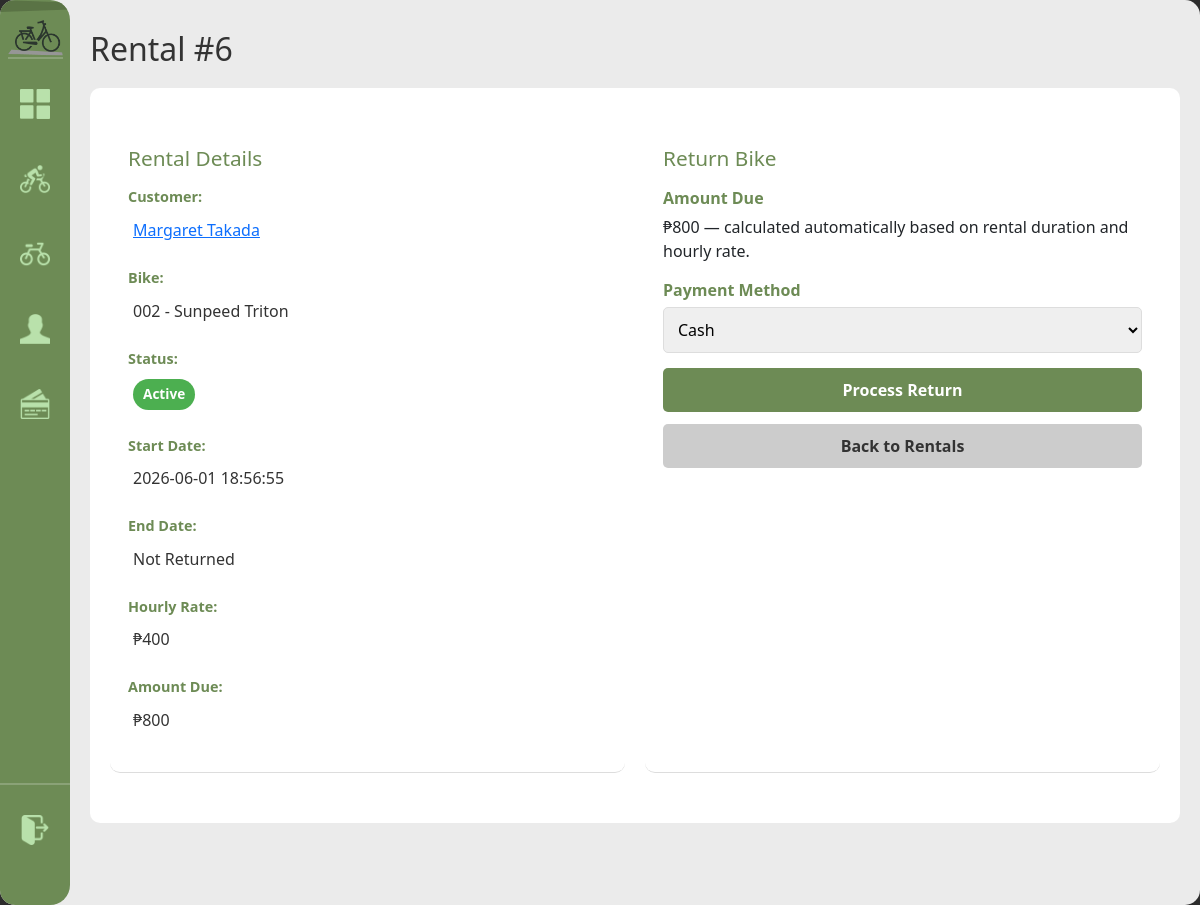
Page /rental/6 (signed in) on the earlier database version.
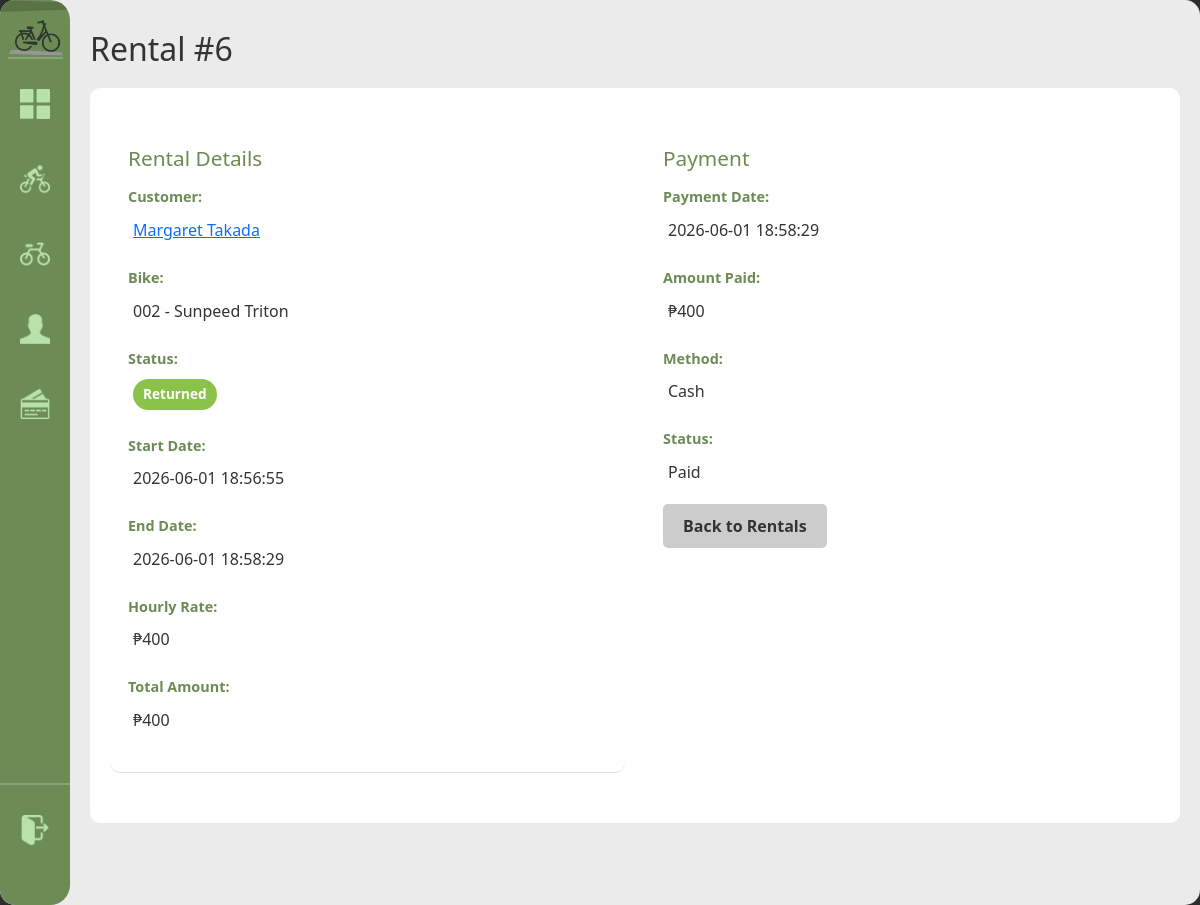
Same page on the later database version.
### tables this page shows
CREATE TABLE payment (
            payment_id INTEGER PRIMARY KEY AUTOINCREMENT,
            customer_id INTEGER NOT NULL,
            bike_id INTEGER NOT NULL,
            rental_id INTEGER,
            payment_date DATETIME NOT NULL DEFAULT(datetime('now','localtime')),
            amount_paid DECIMAL(10,2) NOT NULL,
            payment_method TEXT,
            payment_status TEXT DEFAULT 'paid',
            FOREIGN KEY(customer_id) REFERENCES customer(customer_id) ON DELETE CASCADE,
            FOREIGN KEY(bike_id) REFERENCES bike(bike_id) ON DELETE CASCADE
        );

### handlers/rentals_routes.py (the view, shortened to what this page needs)
@rentals_bp.route('/rental/<int:rid>', methods=['GET', 'POST'])
@login_required
def rental_detail(rid):
    rental = database.get().get_rental(rid)
    payment = database.get().get_payment_for_rental(rid)
    preview_amount = None
    if rental and rental['status'] in ['active', 'overdue']:
        rental_start = datetime.fromisoformat(rental['rental_start'])
        duration_hours = max(1, math.ceil((datetime.now() - rental_start).total_seconds() / 3600))
        preview_amount = round(duration_hours * float(rental['rental_rate']), 2)
    return render_template('rental_detail.html', rental=rental, payment=payment, preview_amount=preview_amount)

### app.py (called while the page is built)
def get_sidebar_state():
    return request.cookies.get('sidebarState') == 'expanded'

@app.context_processor
def inject_sidebar_state():
    return dict(sidebar_expanded=get_sidebar_state())

@app.context_processor
def inject_current_staff():
    staff = current_staff()
    return dict(current_staff=staff, is_admin=staff and staff.get("role") == "admin")

### modules/auth.py (called while the page is built)
def login_required(view):
    @wraps(view)
    def wrapped(*args, **kwargs):
        if not session.get("staff_id"):
            return redirect(url_for("login"))
        return view(*args, **kwargs)
    return wrapped

def current_staff():
    if not session.get("staff_id"):
        return None
    return {
        "staff_id": session.get("staff_id"),
        "username": session.get("username"),
        "first_name": session.get("first_name"),
        "last_name": session.get("last_name"),
        "role": session.get("role"),
    }

### modules/database.py (called while the page is built)
def get():
    if not db: init()
    return db

    def get_payment_for_rental(self, rid):
        r = self.conn.execute("SELECT * FROM payment WHERE rental_id=?", (rid,)).fetchone()
        return dict(r) if r else None

### templates/rental_detail.html (shortened to what this page needs)
{% extends "base.html" %}
{% block content %}
<h1>Rental #{{ rental['rental_id'] }}</h1>
<div class="detail-container">
    <div class="detail-section">
        <h2>Rental Details</h2>
        <div class="detail-grid">
            <div class="detail-item">
                <span class="label">Customer:</span>
                <span class="value"><a href="{{ url_for('customers.customer_detail', cid=rental['customer_id']) }}">{{ rental['customer_name'] }}</a></span>
            </div>
            <div class="detail-item">
                <span class="label">Bike:</span>
                <span class="value">{{ rental['bike_code'] }} - {{ rental['brand'] }} {{ rental['model'] }}</span>
            </div>
            <div class="detail-item">
                <span class="label">Status:</span>
                <span class="value"><span class="status-badge status-{{ rental['status'] }}">{{ rental['status'].title() }}</span></span>
            </div>
            <div class="detail-item">
                <span class="label">Start Date:</span>
                <span class="value">{{ rental['rental_start'] }}</span>
            </div>
            <div class="detail-item">
                <span class="label">End Date:</span>
                <span class="value">{{ rental['rental_end'] or 'Not Returned' }}</span>
            </div>
            <div class="detail-item">
                <span class="label">Hourly Rate:</span>
                <span class="value">₱{{ rental['rental_rate'] }}</span>
            </div>
            <div class="detail-item">
                <span class="label">{% if rental['status'] in ['active', 'overdue'] %}Amount Due{% else %}Total Amount{% endif %}:</span>
                <span class="value">
                    {% if rental['status'] in ['active', 'overdue'] %}
                        ₱{{ "{:.0f}".format(preview_amount) }}
                    {% else %}
                        {{ 'Pending' if rental['total_amount'] is none else '₱' ~ '%.0f' % rental['total_amount'] }}
                    {% endif %}
                </span>
            </div>
        </div>
    </div>
    {% if rental['status'] in ['active', 'overdue'] %}
    <div class="detail-section">
        <h2>Return Bike</h2>
        <form method="post" class="form">
            <div class="form-group">
                <label>Amount Due</label>
                <div>₱{{ "{:.0f}".format(preview_amount) }} — calculated automatically based on rental duration and hourly rate.</div>
            </div>
            <div class="form-group">
                <label>Payment Method</label>
                <select name="payment_method" required>
                    <option value="cash">Cash</option>
                </select>
            </div>
            <button type="button" id="processReturnButton" class="btn-primary">Process Return</button>
        </form>
        <a href="{{ url_for('rentals.rentals') }}" class="btn-secondary back-to-rentals">Back to Rentals</a>
    </div>
    {% endif %}
    {% if payment %}
    <div class="detail-section">
        <h2>Payment</h2>
        <div class="detail-grid">
            <div class="detail-item">
                <span class="label">Payment Date:</span>
                <span class="value">{{ payment['payment_date'] }}</span>
            </div>
            <div class="detail-item">
                <span class="label">Amount Paid:</span>
                <span class="value">₱{{ payment['amount_paid'] }}</span>
            </div>
            <div class="detail-item">
                <span class="label">Method:</span>
                <span class="value">{{ payment['payment_method'].title() }}</span>
            </div>
            <div class="detail-item">
                <span class="label">Status:</span>
                <span class="value">{{ payment['payment_status'].title() }}</span>
            </div>
        </div>
        <a href="{{ url_for('rentals.rentals') }}" class="btn-secondary">Back to Rentals</a>
    </div>
    {% endif %}
</div>
{% endblock %}

Differences in the rows shown:
added payment: payment_date "2026-06-01 18:58:29", amount_paid "400", payment_method "Cash", payment_status "Paid"
Other differences:
{{ rental['status'].title() }}: "Active" → "Returned"
{{ rental['rental_end'] or 'Not Returned' }}: "Not Returned" → "2026-06-01 18:58:29"
{{ "{:.0f}".format(preview_amount) }}: "800" → (not shown)
form field payment_method: "Cash" → (not shown)
text no longer shown: "Amount Due Return Bike Amount Due — calculated automatically based on rental duration and hourly rate. Payment Method Process Return"
text now shown: "Total Amount ₱400 Payment Payment Date: Amount Paid: Method: Status:"
